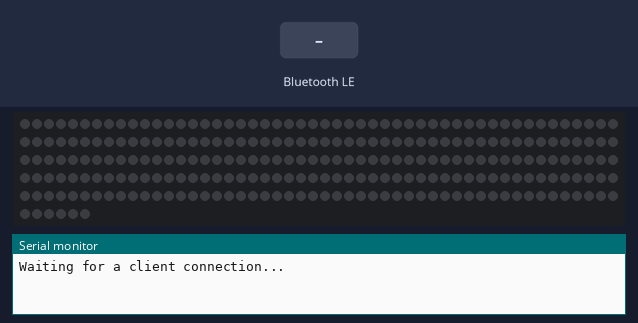
The sketch below on a simulated ESP32. Parts: 256 RGB LEDs in strip order, left to right, continuing on the next row, the last lines printed to the serial monitor. The test bench sets the inputs (shaded band). Nothing arrives over Bluetooth unless stated; a phone connects over Bluetooth LE 3 s after start.

Above: at 1.2 s.
1.3 s: Bluetooth LE write "LN" received
2.9 s: Bluetooth LE write "LB" received
At 2.93 s:
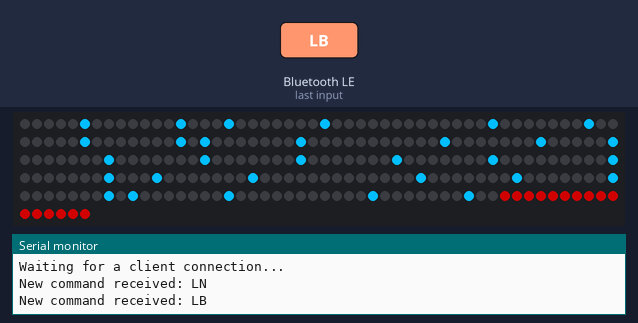
4.6 s: Bluetooth LE write "NB" received
6.1 s: Bluetooth LE write "RN" received
7.6 s: Bluetooth LE write "RB" received
At 7.62 s:
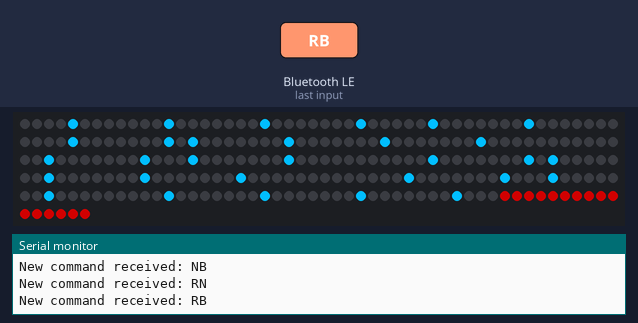

The sketch:

09.12.2024-arduino_neopixel.ino
```cpp
#include <BLEDevice.h>
#include <BLEServer.h>
#include <BLEUtils.h>
#include <BLE2902.h>
#include <Adafruit_NeoPixel.h>

// Configuration des LEDs NeoPixel
#define PIN_NEOPIXEL 18 // Choisissez une broche appropriée
#define NUMPIXELS 256   // Nombre de LEDs dans le ruban

Adafruit_NeoPixel pixels(NUMPIXELS, PIN_NEOPIXEL, NEO_GRB + NEO_KHZ800);
int animation_frame = 0;

// BLE variables
BLEServer *pServer = NULL;
BLECharacteristic *pTxCharacteristic;
bool deviceConnected = false;
bool oldDeviceConnected = false;

// Variables de contrôle
std::string currentCommand = ""; // Commande active ("L", "R", "N", ou autre)
unsigned long lastActiveTime = 0;
const unsigned long autoOffInterval = 5000; // Temps d'inactivité avant arrêt (5 secondes)

// Fonction pour convertir une couleur hexadécimale (sous forme de chaîne) en uint32_t
uint32_t hexToColor(std::string hex) {
  if (hex.length() == 6) { // Ex: "FF0000" pour rouge
    long number = strtol(hex.c_str(), NULL, 16);
    return ((number >> 16) & 0xFF) << 16 | ((number >> 8) & 0xFF) << 8 | (number & 0xFF);
  }
  return 0;
}

// Effet de clignotement
void blinkEffect(int start, int end, uint32_t color, int cycles, int delayMs) {
  for (int k = 0; k < cycles; k++) {
    for (int i = start; i < end; i++) {
      pixels.setPixelColor(i, color); // Allumer la plage
    }
    pixels.show();
    delay(delayMs);
    for (int i = start; i < end; i++) {
      pixels.setPixelColor(i, 0); // Éteindre la plage
    }
    pixels.show();
    delay(delayMs);
  }
}

// Effet d'allumage progressif
void progressiveEffect(uint32_t color, int delayMs) {
  for (int i = 0; i < NUMPIXELS; i++) {
    pixels.setPixelColor(i, color); // Allumer progressivement
    pixels.show();
    delay(delayMs);
  }
}

// Callbacks BLE
class MyServerCallbacks : public BLEServerCallbacks {
  void onConnect(BLEServer *pServer) {
    deviceConnected = true;
    Serial.println("Device connected");
  }

  void onDisconnect(BLEServer *pServer) {
    deviceConnected = false;
    Serial.println("Device disconnected");
  }
};

class MyCallbacks : public BLECharacteristicCallbacks {
  void onWrite(BLECharacteristic *pCharacteristic) {
    std::string rxValue = pCharacteristic->getValue();

    if (rxValue.length() > 0) {
      // Mise à jour de l'état actuel
      currentCommand = rxValue.substr(0, rxValue.find("#"));
      Serial.println(("New command received: " + currentCommand).c_str());
      lastActiveTime = millis(); // Réinitialisation du timer auto-off
    }
  }
};

void setup() {
  Serial.begin(115200);

  // Initialisation des LEDs NeoPixel
  pixels.begin();
  pixels.show(); // S'assurer que toutes les LEDs sont éteintes au départ

  // Initialisation du BLE
  BLEDevice::init("SafeDistanceDevice");

  // Création du serveur BLE
  pServer = BLEDevice::createServer();
  pServer->setCallbacks(new MyServerCallbacks());

  // Création du service BLE
  BLEService *pService = pServer->createService("6E400001-B5A3-F393-E0A9-E50E24DCCA9E");

  // Caractéristique TX
  pTxCharacteristic = pService->createCharacteristic(
      "6E400003-B5A3-F393-E0A9-E50E24DCCA9E", BLECharacteristic::PROPERTY_NOTIFY);
  pTxCharacteristic->addDescriptor(new BLE2902());

  // Caractéristique RX
  BLECharacteristic *pRxCharacteristic = pService->createCharacteristic(
      "6E400002-B5A3-F393-E0A9-E50E24DCCA9E", BLECharacteristic::PROPERTY_WRITE);
  pRxCharacteristic->setCallbacks(new MyCallbacks());

  // Démarrer le service BLE
  pService->start();

  // Démarrer la publicité
  pServer->getAdvertising()->addServiceUUID(pService->getUUID());
  pServer->getAdvertising()->start();
  Serial.println("Waiting for a client connection...");
}

void setPixel(int row, int col, bool mirror){
  if (mirror) {
    if((row % 2) == 0){
      col = 15-col;
    }
  } else {
    if((row % 2) == 1){
      col = 15-col;
    }
  }

  pixels.setPixelColor(col + row * 16, pixels.Color(0, 190, 255));
}

void loop() {
  // Exécution des effets en fonction de la commande active
  /*if (currentCommand == "L") {
    // LEDs principales rouges avec clignotement vert
    pixels.clear();
    for (int i = 0; i < 96; i++) {
      pixels.setPixelColor(i, pixels.Color(120, 0, 0)); // Rouge
    }
    pixels.show();

    // Effet de clignotement progressif (96 à 128)
    blinkEffect(96, 128, pixels.Color(0, 120, 0), 1, 500);

  } else if (currentCommand == "R") {
    // LEDs principales bleues avec clignotement cyan
    pixels.clear();
    for (int i = 163; i < 256; i++) {
      pixels.setPixelColor(i, pixels.Color(0, 0, 120)); // Bleu

    }
    //setLED(0,0);
    //setLED(0,15);
    pixels.show();

    // Effet de clignotement progressif (225 à 256)
    blinkEffect(225, 256, pixels.Color(0, 120, 0), 1, 500);

  }/* else if (currentCommand == "N") {
    // Allumage progressif sur toute la bande
    progressiveEffect(pixels.Color(0, 255, 0), 50);

  }*/ /*else {
    // Pas de commande ou commande inconnue
    pixels.clear();
    pixels.show();
  }*/
  if (currentCommand == "NN") {
    pixels.clear();
    pixels.show();
    animation_frame = 0;
  } else if (currentCommand == "LN" || currentCommand == "RN"){
    bool is_right = false;
    if (currentCommand == "RN") {
      is_right = true;
    }
    animation_frame = animation_frame + 1;
    animation_frame = animation_frame % 16;
    pixels.clear();
    for (int j = 0; j < 8; j++){
      setPixel(j, (j+animation_frame)%16, is_right);
      setPixel(14-j, (j+animation_frame)%16, is_right);
      setPixel(j, (j+animation_frame + 8)%16, is_right);
      setPixel(14-j, (j+animation_frame + 8)%16, is_right);
    }
    pixels.show();
  }else if (currentCommand == "LB" || currentCommand == "RB"){
    bool is_right = false;
    if (currentCommand == "RB") {
      is_right = true;
    }
    animation_frame = animation_frame + 1;
    animation_frame = animation_frame % 16;
    pixels.clear();
    for (int j = 0; j < 8; j++){
      setPixel(j, (j+animation_frame)%16, is_right);
      setPixel(14-j, (j+animation_frame)%16, is_right);
      setPixel(j, (j+animation_frame + 8)%16, is_right);
      setPixel(14-j, (j+animation_frame + 8)%16, is_right);
    }
    for(int k = 0; k < 16; k++){
      pixels.setPixelColor(255-k, pixels.Color(120, 0, 0));
    }
    pixels.show();
  } else if (currentCommand == "NB") {
    pixels.clear();
    for(int k = 0; k < 16; k++){
      pixels.setPixelColor(255-k, pixels.Color(120, 0, 0));
    }
    pixels.show();
    animation_frame = 0;
  }


  /*pixels.clear();
  setPixel(0, 0, false);
  setPixel(0, 15, false);
  //pixels.setPixelColor(0, pixels.Color(0, 0, 120));
  pixels.show();
  delay(500);
  pixels.clear();
  setPixel(0, 0, true);
  setPixel(0, 15, true);
  //pixels.setPixelColor(0, pixels.Color(0, 0, 120));
  pixels.show();*/

  // Arrêt automatique après inactivité
  /*unsigned long currentTime = millis();
  if (currentTime - lastActiveTime > autoOffInterval) {
    pixels.clear();
    pixels.show();
    currentCommand = ""; // Réinitialiser l'état
  }*/

  // Gestion de la connexion BLE
  if (deviceConnected && !oldDeviceConnected) {
    oldDeviceConnected = deviceConnected;
  } else if (!deviceConnected && oldDeviceConnected) {
    delay(500); // Préparation de la pile Bluetooth
    pServer->startAdvertising();
    oldDeviceConnected = deviceConnected;
  }

  delay(50); // Petite pause pour éviter une boucle trop rapide
}
```

Measured:
- after the input at 2.9 s, the LEDs: change at once (image 1)
- after the input at 7.6 s, the LEDs: change at once (image 2)
